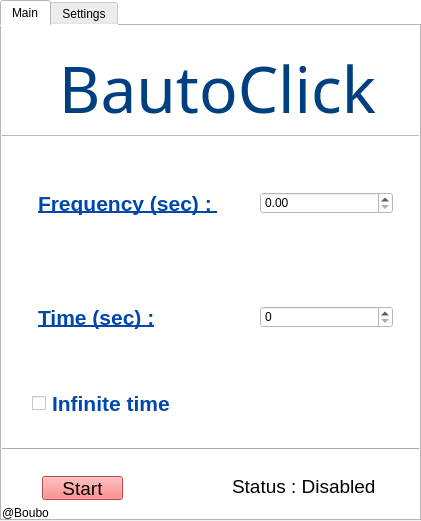
<?xml version="1.0" encoding="UTF-8"?>
<ui version="4.0">
 <class>Form</class>
 <widget class="QWidget" name="Form">
  <property name="geometry">
   <rect>
    <x>0</x>
    <y>0</y>
    <width>421</width>
    <height>521</height>
   </rect>
  </property>
  <property name="windowTitle">
   <string>Form</string>
  </property>
  <property name="styleSheet">
   <string notr="true">background-color: #FFFFFF</string>
  </property>
  <widget class="QTabWidget" name="tabWidget">
   <property name="geometry">
    <rect>
     <x>0</x>
     <y>0</y>
     <width>421</width>
     <height>521</height>
    </rect>
   </property>
   <property name="tabPosition">
    <enum>QTabWidget::North</enum>
   </property>
   <property name="tabShape">
    <enum>QTabWidget::Rounded</enum>
   </property>
   <property name="currentIndex">
    <number>0</number>
   </property>
   <widget class="QWidget" name="main">
    <attribute name="title">
     <string>Main</string>
    </attribute>
    <widget class="QWidget" name="verticalLayoutWidget">
     <property name="geometry">
      <rect>
       <x>0</x>
       <y>20</y>
       <width>431</width>
       <height>92</height>
      </rect>
     </property>
     <layout class="QVBoxLayout" name="verticalLayout">
      <item>
       <widget class="QLabel" name="title">
        <property name="font">
         <font>
          <family>Microsoft Tai Le</family>
          <pointsize>48</pointsize>
         </font>
        </property>
        <property name="styleSheet">
         <string notr="true">color: #004080</string>
        </property>
        <property name="text">
         <string>BautoClick</string>
        </property>
        <property name="alignment">
         <set>Qt::AlignCenter</set>
        </property>
       </widget>
      </item>
      <item>
       <widget class="Line" name="line">
        <property name="lineWidth">
         <number>3</number>
        </property>
        <property name="midLineWidth">
         <number>5</number>
        </property>
        <property name="orientation">
         <enum>Qt::Horizontal</enum>
        </property>
       </widget>
      </item>
     </layout>
    </widget>
    <widget class="QLabel" name="label">
     <property name="geometry">
      <rect>
       <x>0</x>
       <y>480</y>
       <width>47</width>
       <height>13</height>
      </rect>
     </property>
     <property name="text">
      <string>@Boubou</string>
     </property>
    </widget>
    <widget class="QLabel" name="status">
     <property name="geometry">
      <rect>
       <x>230</x>
       <y>450</y>
       <width>151</width>
       <height>21</height>
      </rect>
     </property>
     <property name="font">
      <font>
       <pointsize>14</pointsize>
      </font>
     </property>
     <property name="text">
      <string>Status : Disabled</string>
     </property>
    </widget>
    <widget class="QWidget" name="gridLayoutWidget">
     <property name="geometry">
      <rect>
       <x>0</x>
       <y>110</y>
       <width>421</width>
       <height>341</height>
      </rect>
     </property>
     <layout class="QGridLayout" name="gridLayout">
      <item row="2" column="0">
       <widget class="QCheckBox" name="cb_inf_freq">
        <property name="font">
         <font>
          <pointsize>16</pointsize>
          <weight>75</weight>
          <bold>true</bold>
         </font>
        </property>
        <property name="styleSheet">
         <string notr="true">color: #0047AB;margin-left:30</string>
        </property>
        <property name="text">
         <string>Infinite time</string>
        </property>
       </widget>
      </item>
      <item row="1" column="1">
       <widget class="QSpinBox" name="nm_time">
        <property name="styleSheet">
         <string notr="true">margin:30</string>
        </property>
        <property name="maximum">
         <number>10000</number>
        </property>
       </widget>
      </item>
      <item row="3" column="0" colspan="2">
       <widget class="Line" name="line_2">
        <property name="orientation">
         <enum>Qt::Horizontal</enum>
        </property>
       </widget>
      </item>
      <item row="0" column="1">
       <widget class="QDoubleSpinBox" name="nm_fq">
        <property name="styleSheet">
         <string notr="true">margin:30</string>
        </property>
        <property name="maximum">
         <double>10000.000000000000000</double>
        </property>
       </widget>
      </item>
      <item row="1" column="0">
       <widget class="QLabel" name="lb_time">
        <property name="font">
         <font>
          <pointsize>16</pointsize>
          <weight>75</weight>
          <bold>true</bold>
          <underline>true</underline>
         </font>
        </property>
        <property name="styleSheet">
         <string notr="true">color: #0047AB;margin-left:30</string>
        </property>
        <property name="text">
         <string>Time (sec) :</string>
        </property>
       </widget>
      </item>
      <item row="0" column="0">
       <widget class="QLabel" name="lb_nm_click">
        <property name="font">
         <font>
          <pointsize>16</pointsize>
          <weight>75</weight>
          <bold>true</bold>
          <underline>true</underline>
         </font>
        </property>
        <property name="styleSheet">
         <string notr="true">color: #0047AB;margin-left:30</string>
        </property>
        <property name="text">
         <string>Frequency (sec) : </string>
        </property>
       </widget>
      </item>
     </layout>
     <zorder>line_2</zorder>
     <zorder>cb_inf_freq</zorder>
     <zorder>lb_nm_click</zorder>
     <zorder>lb_time</zorder>
     <zorder>nm_time</zorder>
     <zorder>nm_fq</zorder>
    </widget>
    <widget class="QPushButton" name="but_start">
     <property name="geometry">
      <rect>
       <x>0</x>
       <y>450</y>
       <width>161</width>
       <height>24</height>
      </rect>
     </property>
     <property name="font">
      <font>
       <pointsize>14</pointsize>
      </font>
     </property>
     <property name="styleSheet">
      <string notr="true">background-color:#FF6666;margin-left:40;margin-right:40</string>
     </property>
     <property name="text">
      <string>Start</string>
     </property>
    </widget>
   </widget>
   <widget class="QWidget" name="settings">
    <attribute name="title">
     <string>Settings</string>
    </attribute>
    <widget class="QWidget" name="verticalLayoutWidget_2">
     <property name="geometry">
      <rect>
       <x>0</x>
       <y>0</y>
       <width>421</width>
       <height>83</height>
      </rect>
     </property>
     <layout class="QVBoxLayout" name="verticalLayout_2">
      <item>
       <widget class="QLabel" name="label_2">
        <property name="font">
         <font>
          <family>Microsoft Tai Le</family>
          <pointsize>48</pointsize>
         </font>
        </property>
        <property name="layoutDirection">
         <enum>Qt::LeftToRight</enum>
        </property>
        <property name="styleSheet">
         <string notr="true"/>
        </property>
        <property name="text">
         <string>Settings</string>
        </property>
        <property name="alignment">
         <set>Qt::AlignCenter</set>
        </property>
       </widget>
      </item>
     </layout>
    </widget>
    <widget class="Line" name="line_3">
     <property name="geometry">
      <rect>
       <x>0</x>
       <y>80</y>
       <width>421</width>
       <height>16</height>
      </rect>
     </property>
     <property name="midLineWidth">
      <number>2</number>
     </property>
     <property name="orientation">
      <enum>Qt::Horizontal</enum>
     </property>
    </widget>
    <widget class="QWidget" name="gridLayoutWidget_2">
     <property name="geometry">
      <rect>
       <x>0</x>
       <y>90</y>
       <width>371</width>
       <height>391</height>
      </rect>
     </property>
     <layout class="QGridLayout" name="gridLayout_2">
      <item row="0" column="1">
       <widget class="QKeySequenceEdit" name="key_seq">
        <property name="contextMenuPolicy">
         <enum>Qt::DefaultContextMenu</enum>
        </property>
        <property name="styleSheet">
         <string notr="true">margin-left:30;margin-right:30</string>
        </property>
        <property name="keySequence">
         <string notr="true"/>
        </property>
       </widget>
      </item>
      <item row="0" column="0">
       <widget class="QLabel" name="lb_sc">
        <property name="font">
         <font>
          <pointsize>16</pointsize>
         </font>
        </property>
        <property name="styleSheet">
         <string notr="true">margin-left:30</string>
        </property>
        <property name="text">
         <string>ShortCut :</string>
        </property>
       </widget>
      </item>
      <item row="0" column="2">
       <widget class="QPushButton" name="save_sc">
        <property name="styleSheet">
         <string notr="true">background-color:#FF6666</string>
        </property>
        <property name="text">
         <string>Save</string>
        </property>
       </widget>
      </item>
     </layout>
    </widget>
    <widget class="QLabel" name="label_3">
     <property name="geometry">
      <rect>
       <x>0</x>
       <y>480</y>
       <width>47</width>
       <height>13</height>
      </rect>
     </property>
     <property name="text">
      <string>@Boubou</string>
     </property>
    </widget>
   </widget>
  </widget>
 </widget>
 <resources/>
 <connections/>
</ui>
